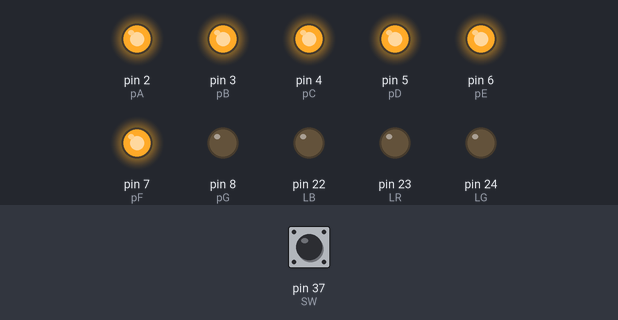
Recording of a sketch running on a simulated Arduino Mega 2560, built with avr-gcc and run on an emulated ATmega2560. Parts: output pins drawn as LEDs (lit = HIGH). The inputs (shaded band) are chosen by the test bench; at power-on: pin 37 (SW) LOW. What the sketch prints to the serial monitor is not drawn.

Above: at 1.2 s.
1.3 s: pin 37 (SW) pulled HIGH for 0.15 s
At 3.0 s:
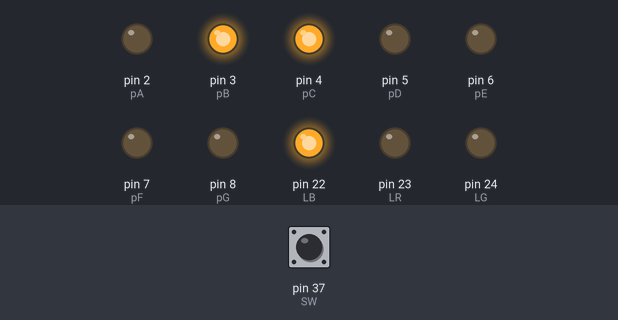
3.3 s: pin 37 (SW) pulsed HIGH 5 times (0.12 s each, 0.3 s apart)
At 5.6 s:
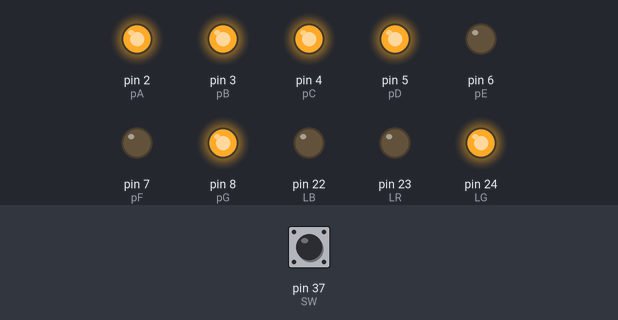
6.5 s: pin 37 (SW) pulled HIGH for 1 s
At 8.7 s:
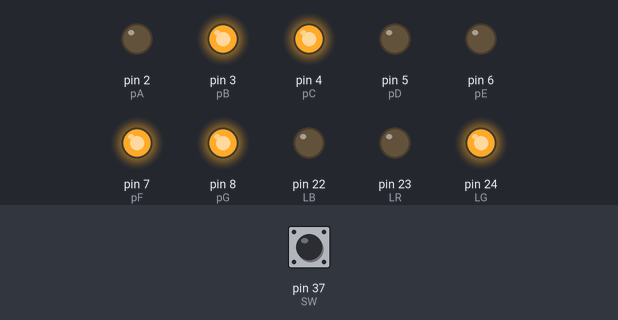
9.0 s: pin 37 (SW) pulled HIGH for 0.15 s
At 10.3 s:
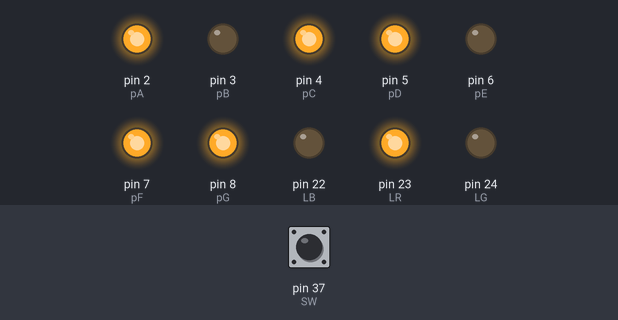
11.0 s: pin 37 (SW) pulled HIGH for 3.2 s
At 15.4 s:
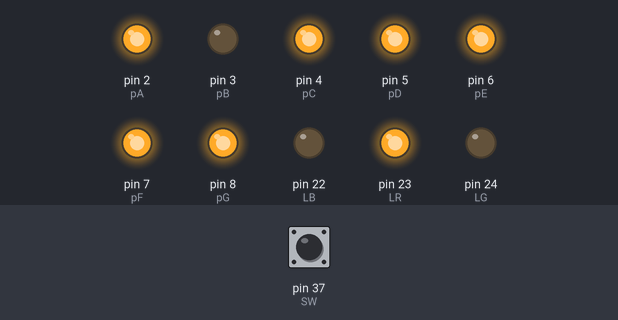
16.0 s: pin 37 (SW) pulled HIGH for 0.15 s
At 16.8 s:
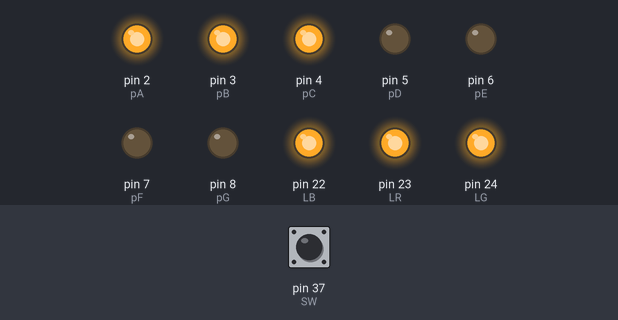
Timing chart, 0 to 19.0 s (numbered marks = the images above; inputs shaded):
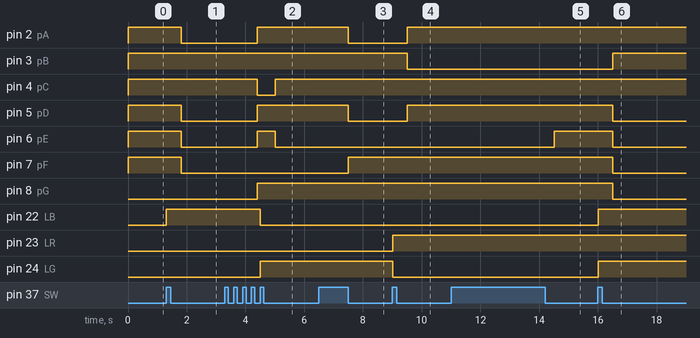

The sketch:

RGB_Display.ino
```cpp
#define pA  2
#define pB  3
#define pC  4
#define pD  5
#define pE  6
#define pF  7
#define pG  8
#define SW 37
#define LR 23
#define LG 24
#define LB 22

unsigned int cont = 0;
bool estadoAnt;
bool estadoAct;

void setup() {
  pinMode(pA,OUTPUT);
  pinMode(pB, OUTPUT);
  pinMode(pC,OUTPUT);
  pinMode(pD,OUTPUT);
  pinMode(pE,OUTPUT);
  pinMode(pF,OUTPUT);
  pinMode(pG,OUTPUT);
  pinMode(LR,OUTPUT);
  pinMode(LB,OUTPUT);
  pinMode(LG,OUTPUT);
  pinMode(SW,INPUT);

  digitalWrite(pA,LOW);
  digitalWrite(pB,LOW);
  digitalWrite(pC,LOW);
  digitalWrite(pD,LOW);
  digitalWrite(pE,LOW);
  digitalWrite(pF,LOW);
  digitalWrite(pG,LOW);

  digitalWrite(SW,LOW);
  Serial.begin(9600);
}

void truthTable(unsigned int num) {
  switch (num) {
  case 1:
    digitalWrite(pA, LOW);
    digitalWrite(pB, HIGH);
    digitalWrite(pC, HIGH);
    digitalWrite(pD, LOW);
    digitalWrite(pE, LOW);
    digitalWrite(pF, LOW);
    digitalWrite(pG, LOW);
    break;

    case 2:
    digitalWrite(pA, HIGH);
    digitalWrite(pB, HIGH);;
    digitalWrite(pC, LOW);
    digitalWrite(pD, HIGH);
    digitalWrite(pE, HIGH);
    digitalWrite(pF, LOW);
    digitalWrite(pG, HIGH);
    break;

    case 3:
    digitalWrite(pA, HIGH);
    digitalWrite(pB, HIGH);
    digitalWrite(pC, HIGH);
    digitalWrite(pD, HIGH);
    digitalWrite(pE, LOW);
    digitalWrite(pF, LOW);
    digitalWrite(pG, HIGH);
    break;;

    case 4:
    digitalWrite(pA, LOW);
    digitalWrite(pB, HIGH);
    digitalWrite(pC, HIGH);
    digitalWrite(pD, LOW);
    digitalWrite(pE, LOW);
    digitalWrite(pF, HIGH);
    digitalWrite(pG, HIGH);
    break;;

    case 5:
    digitalWrite(pA, HIGH);
    digitalWrite(pB, LOW);
    digitalWrite(pC, HIGH);
    digitalWrite(pD, HIGH);
    digitalWrite(pE, LOW);
    digitalWrite(pF, HIGH);
    digitalWrite(pG, HIGH);
    break;

    case 6:
    digitalWrite(pA, HIGH);
    digitalWrite(pB, LOW);
    digitalWrite(pC, HIGH);
    digitalWrite(pD, HIGH);
    digitalWrite(pE, HIGH);
    digitalWrite(pF, HIGH);
    digitalWrite(pG, HIGH);
    break;;

    case 7:
    digitalWrite(pA, HIGH);
    digitalWrite(pB, HIGH);
    digitalWrite(pC, HIGH);
    digitalWrite(pD, LOW);
    digitalWrite(pE, LOW);
    digitalWrite(pF, LOW);
    digitalWrite(pG, LOW);;
    break;

    case 8:
    digitalWrite(pA, HIGH);
    digitalWrite(pB, HIGH);
    digitalWrite(pC, HIGH);
    digitalWrite(pD, HIGH);
    digitalWrite(pE, HIGH);
    digitalWrite(pF, HIGH);
    digitalWrite(pG, HIGH);
    break;;

    case 9:
    digitalWrite(pA, HIGH);
    digitalWrite(pB, HIGH);
    digitalWrite(pC, HIGH);
    digitalWrite(pD, HIGH);
    digitalWrite(pE, LOW);;
    digitalWrite(pF, HIGH);
    digitalWrite(pG, HIGH);
    break;;

    case 0:
    digitalWrite(pA, HIGH);
    digitalWrite(pB, HIGH);
    digitalWrite(pC, HIGH);
    digitalWrite(pD, HIGH);
    digitalWrite(pE, HIGH);
    digitalWrite(pF, HIGH);
    digitalWrite(pG, LOW);
    break;
  }
}

void loop() {
  estadoAct=digitalRead(SW);
  if((estadoAnt==LOW && estadoAct==HIGH)) {
      cont++;
      delay(5);
    }
  while(digitalRead(SW)== HIGH){
    if(cont<=2) {
      digitalWrite(LB,HIGH);
      digitalWrite(LG, LOW);
      digitalWrite(LR, LOW);
    } else if(cont>=3 && cont<=4) {
      digitalWrite(LG, HIGH);
      digitalWrite(LR, LOW);
      digitalWrite(LB, LOW);
    } else if(cont>4 && cont<7) {
      digitalWrite(LR, HIGH);
      digitalWrite(LG, LOW);
      digitalWrite(LB, LOW);
    } else {
      digitalWrite(LR, HIGH);
      digitalWrite(LB, HIGH);
      digitalWrite(LG, HIGH);
    }

   delay(500);
  }
  estadoAnt = estadoAct;
  if(cont > 9) {
    cont = 0;
    }
  truthTable(cont);
  Serial.println(cont);
}
```

Measured:
- after the input at 1.3 s, pin 2 (pA), pin 5 (pD), pin 6 (pE), pin 7 (pF): HIGH → LOW after 0.51 s; pin 22 (LB): LOW → HIGH at once
- after the input at 3.3 s, pin 2 (pA), pin 5 (pD), pin 8 (pG): LOW → HIGH after 1.1 s; pin 4 (pC): HIGH → LOW after 1.1 s, → HIGH 0.60 s later; pin 6 (pE): LOW → HIGH after 1.1 s, → LOW 0.60 s later; pin 22 (LB): HIGH → LOW after 1.2 s; pin 24 (LG): LOW → HIGH after 1.2 s
- after the input at 6.5 s, pin 2 (pA), pin 5 (pD): HIGH → LOW after 1.0 s; pin 7 (pF): LOW → HIGH after 1.0 s
- after the input at 9.0 s, pin 2 (pA), pin 5 (pD): LOW → HIGH after 0.51 s; pin 3 (pB): HIGH → LOW after 0.51 s; pin 23 (LR): LOW → HIGH at once; pin 24 (LG): HIGH → LOW at once
- after the input at 11.0 s, pin 6 (pE): LOW → HIGH after 3.5 s
- after the input at 16.0 s, pin 3 (pB): LOW → HIGH after 0.51 s; pin 5 (pD), pin 6 (pE), pin 7 (pF), pin 8 (pG): HIGH → LOW after 0.51 s; pin 22 (LB), pin 24 (LG): LOW → HIGH at once
